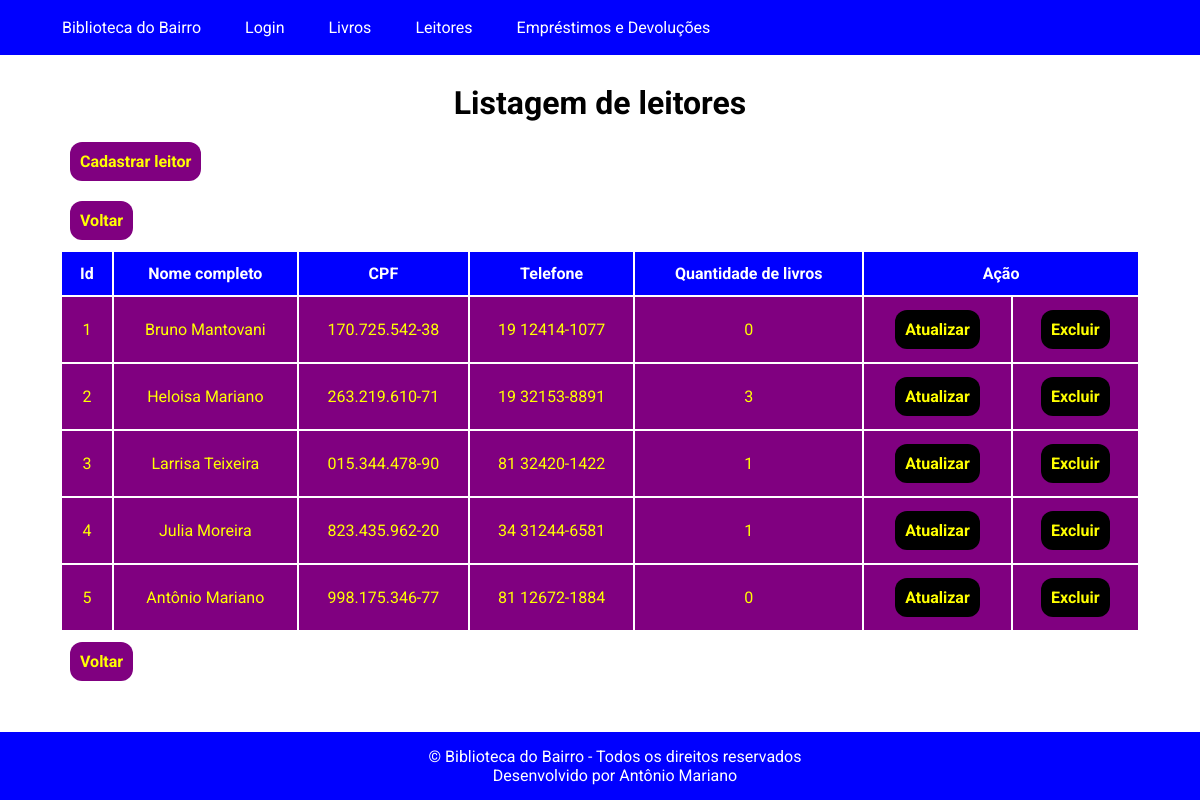
Screenshot of /AntonioMarianoBibliotecaBairro/AntonioMarianoSistemaBiblioteca/leitorListagem.php with the database file from the repository.
### tables this page shows
CREATE TABLE IF NOT EXISTS `leitor` (
  `ID` int NOT NULL AUTO_INCREMENT,
  `nome_completo` varchar(100) NOT NULL,
  `CPF` varchar(14) NOT NULL,
  `telefone` varchar(13) NOT NULL,
  `foto` varchar(100) DEFAULT NULL,
  `quantidade_livros` int DEFAULT NULL,
  `total_multas` decimal(15,2) DEFAULT NULL,
  `FK_BAIRRO_ID` int DEFAULT NULL,
  PRIMARY KEY (`ID`),
  UNIQUE KEY `CPF` (`CPF`),
  KEY `FK_LEITOR_2` (`FK_BAIRRO_ID`)
);

### AntonioMarianoBibliotecaBairro/AntonioMarianoSistemaBiblioteca/leitorListagem.php (the view, shortened to what this page needs)
<?php
    $conecta = mysqli_connect(
        'localhost',
        'root',
        '',
        'biblioteca'
    );
    mysqli_select_db($conecta, 'biblioteca');
    $querySelect = "SELECT * FROM leitor";
    $resultadoObtido = mysqli_query($conecta, $querySelect);
?>
<!DOCTYPE html>
<html lang="pt-br">
    <head>
        <link rel="stylesheet" href="css/style.css">
    </head>
    <body>
        <header>
            <nav>
                <ul>
                    <li><a onclick="index()">Biblioteca do Bairro</a></li>
                    <li><a onclick="login()">Login</a></li>
                    <li><a onclick="livroListagem()">Livros</a></li>
                    <li><a onclick="leitorListagem()">Leitores</a></li>
                    <li><a onclick="emprestimoDevolucaoListagem()">Empréstimos e Devoluções</a></li>
                </ul>
            </nav>
        </header>
        <main>
            <section>
                <br>
                <h1 class="centralizar">Listagem de leitores</h1>
                <button class="botao bordaBotao margemBotao" onclick="leitorCadastro()">
                    <a>Cadastrar leitor</a>
                </button>
                <br>
                <button class="botao bordaBotao margemBotao" onclick="loginSucesso()">
                    <a>Voltar</a>
                </button>
                <br>
                <table class="estilosTabela">
                    <tr>
                        <th>Id</th>
                        <th>Nome completo</th>
                        <th>CPF</th>
                        <th>Telefone</th>
                        <th>Quantidade de livros</th>
                        <th colspan="2">Ação</th>
                    </tr>
                    <?php
                        while($arrayLeitor = mysqli_fetch_array ($resultadoObtido) ){
                            echo "<tr class='corLinhaTabela'>
                                <td class='alinhamentoColunaTabela'>$arrayLeitor[ID]</td>
                                <td class='alinhamentoColunaTabela'>$arrayLeitor[nome_completo]</td>
                                <td class='alinhamentoColunaTabela'>$arrayLeitor[CPF]</td>
                                <td class='alinhamentoColunaTabela'>$arrayLeitor[telefone]</td>
                                <td class='alinhamentoColunaTabela'>$arrayLeitor[quantidade_livros]</td>
                                <form action='leitorAlterar.php' method='post'>
                                    <input name='idAlterar' type='hidden' value='$arrayLeitor[ID]'/>
                                    <td class='alinhamentoColunaTabela'>
                                        <div class='centralizarBotao'>
                                            <input class='botaoTabela bordaBotao corTextoBotaoTabela'
                                            type='submit' id='processaAlterarLeitor'
                                            name='processaAlterarLeitor' value='Atualizar'>
                                        </div>
                                    </td>
                                </form>
                                <form action='leitorExcluir.php' method='post'>
                                    <input type='hidden' name='idExcluir' value='$arrayLeitor[ID]'>
                                    <td class='alinhamentoColunaTabela'>
                                        <div class='centralizarBotao'>
                                            <input class='botaoTabela bordaBotao corTextoBotaoTabela'
                                            type='submit' id='processaExcluirLeitor'
                                            name='processaExcluirLeitor' value='Excluir'>
                                        </div>
                                    </td>
                                </form>
                            </tr>";
                        }
                    ?>
                  </table>
            </section>
            <button class="botao bordaBotao margemBotao" onclick="loginSucesso()">
                <a>Voltar</a>
            </button>
        </main>
        <br><br><br><br><br>
        <footer>
            <p>© Biblioteca do Bairro - Todos os direitos reservados</p>
            <p>Desenvolvido por Antônio Mariano</p>
        </footer>
    </body>
</html>

### AntonioMarianoBibliotecaBairro/AntonioMarianoSistemaBiblioteca/css/style.css (style rules this page uses)
* { font-family: 'Roboto', sans-serif; margin: 0; }
h1 { font-size: 200%; }
.centralizar { text-align: center; padding: 10px; }
footer { text-align: center; position: fixed; background-color: blue; left: 0; color: white; bottom: 0; padding: 15px; width: 100%; }
li { float: left; }
li a { color: white; display: block; text-decoration: none; text-align: center; padding: 18px 22px; }
ul { background-color: blue; list-style-type: none; overflow: hidden; }
.bordaBotao { border-radius: 12px; }
.centralizarBotao { text-align: center; padding: 5px; }
.botao { font-weight: bold; border: none; padding: 10px; text-align: center; background-color: purple; font-size: 16px; }
button a { text-decoration: none; color: yellow; }
a { text-decoration: none; }
.estilosTabela { margin: auto; width: 90%; }
.alinhamentoColunaTabela { text-align: center; padding: 8px; }
.corLinhaTabela { background-color: purple; color: yellow; }
th { color: white; background-color: blue; padding: 12px; text-align: center; }
.botaoTabela { font-weight: bold; border: none; padding: 10px; text-align: center; background-color: black; font-size: 16px; }
form { margin-left: 33%; }
.margemBotao { margin: 10px 70px; }

### AntonioMarianoBibliotecaBairro/AntonioMarianoSistemaBiblioteca/leitorListagem.php (style rules this page uses)
.corTextoBotaoTabela { color: yellow; }

### rows the page displays
leitor: ID "1", nome_completo "Bruno Mantovani", CPF "170.725.542-38", telefone "19 12414-1077", quantidade_livros "0"
leitor: ID "2", nome_completo "Heloisa Mariano", CPF "263.219.610-71", telefone "19 32153-8891", quantidade_livros "3"
leitor: ID "3", nome_completo "Larrisa Teixeira", CPF "015.344.478-90", telefone "81 32420-1422", quantidade_livros "1"
leitor: ID "4", nome_completo "Julia Moreira", CPF "823.435.962-20", telefone "34 31244-6581", quantidade_livros "1"
leitor: ID "5", nome_completo "Antônio Mariano", CPF "998.175.346-77", telefone "81 12672-1884", quantidade_livros "0"
